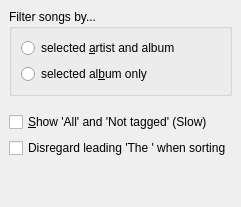
         <widget class="QWidget" name="libraryPage">
          <layout class="QVBoxLayout">
           <property name="spacing">
            <number>6</number>
           </property>
           <property name="margin">
            <number>9</number>
           </property>
           <item>
            <widget class="QGroupBox" name="groupBox_6">
             <property name="title">
              <string>Filter songs by...</string>
             </property>
             <layout class="QVBoxLayout">
              <item>
               <widget class="QRadioButton" name="filterByBothRadio">
                <property name="text">
                 <string>selected &amp;artist and album</string>
                </property>
               </widget>
              </item>
              <item>
               <widget class="QRadioButton" name="filterByAlbumRadio">
                <property name="text">
                 <string>selected al&amp;bum only</string>
                </property>
               </widget>
              </item>
             </layout>
            </widget>
           </item>
           <item>
            <spacer>
             <property name="orientation">
              <enum>Qt::Vertical</enum>
             </property>
             <property name="sizeType">
              <enum>QSizePolicy::Minimum</enum>
             </property>
             <property name="sizeHint" stdset="0">
              <size>
               <width>20</width>
               <height>10</height>
              </size>
             </property>
            </spacer>
           </item>
           <item>
            <widget class="QCheckBox" name="showAllCheck">
             <property name="text">
              <string>&amp;Show 'All' and 'Not tagged' (Slow)</string>
             </property>
            </widget>
           </item>
           <item>
            <widget class="QCheckBox" name="disregardTheCheck">
             <property name="text">
              <string>Disregard leading 'The ' when sorting</string>
             </property>
            </widget>
           </item>
           <item>
            <spacer>
             <property name="orientation">
              <enum>Qt::Vertical</enum>
             </property>
             <property name="sizeHint" stdset="0">
              <size>
               <width>20</width>
               <height>40</height>
              </size>
             </property>
            </spacer>
           </item>
          </layout>
         </widget>
